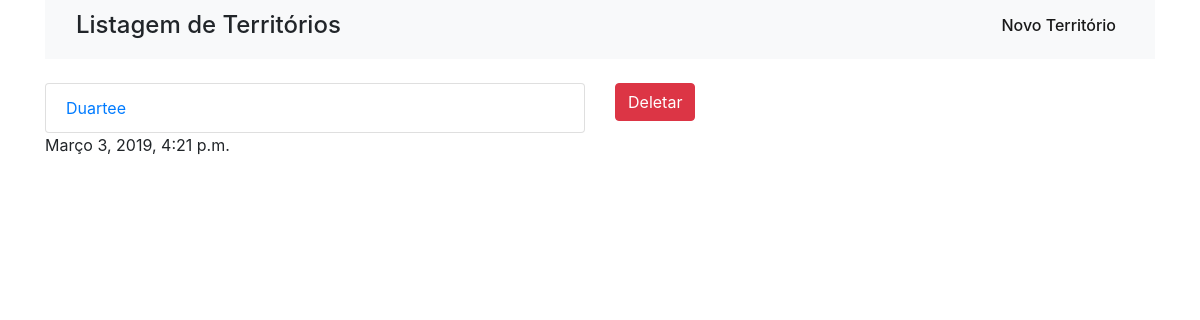
Page /territorio/territorio_list/ on the earlier database version.
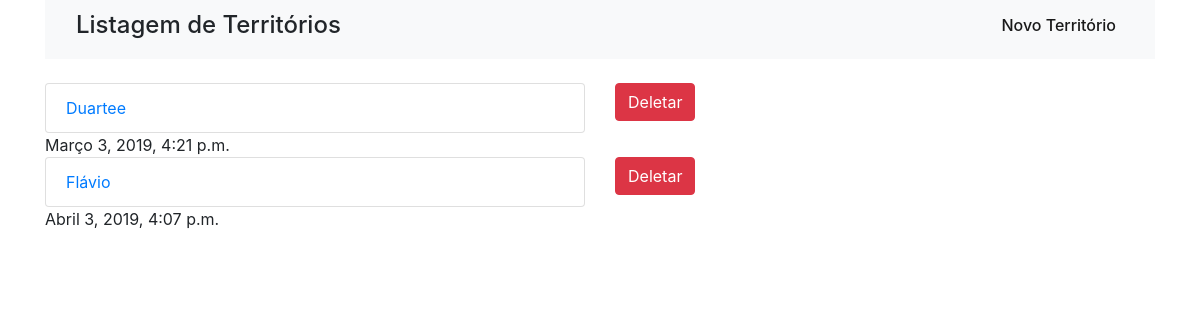
Same page on the later database version.
### territorio/models.py (models this page shows, shortened)
class Atualizacao_territorio(models.Model):
    data_de_inicio = models.DateTimeField('Data de Início')
    data_ultima_vez_trabalhado = models.DateTimeField('Data da última vez trabalhado', null=True)
    dirigente = models.CharField(max_length=30, blank=False)
    quadras = models.CharField(max_length=50, blank=False)
    data_de_termino = models.DateTimeField('Data de Término', null=True, blank=True)
    territorio_finalizado = models.BooleanField(default=False)

### territorio/views.py (the view)
# urls.py: path('territorio_list/', territorio_list, name="territorio_list" ),
def territorio_list(request):
    atualizacao_territorios = Atualizacao_territorio.objects.all()
    return render(request, "territorios.html", {'atualizacao_territorios': atualizacao_territorios})

### territorio/templates/territorios.html (shortened to what this page needs)
{% extends 'base.html' %}
{% block content %}
<nav class="navbar navbar-expand-lg navbar-light bg-light">
    <div class="container">
        <div class="row">
            <div class="col">
                <h4>Listagem de Territórios</h4>
            </div>
        </div>
        <div class="row">
            <div class="col">
                <ul class="navbar-nav mr-auto">
                    <li class="nav-item active">
                        <a class="nav-link" href="{% url  'atualizacao' %}"><h6>Novo Território </h6><span class="sr-only">(current)</span></a>
                    </li>
                </ul>
            </div>
        </div>
    </div>
</nav>
<br />
{% for atualizacao_territorio in atualizacao_territorios %}
<div class="row">
        <div class="col-sm">
                <div class="list-group">
                        <a href="{% url  'territorios_update' atualizacao_territorio.id %}" class="list-group-item">{{ atualizacao_territorio.dirigente }}</a>
                        {{ atualizacao_territorio.data_ultima_vez_trabalhado }}
                </div>
        </div>
        <div class="col-sm">
                        <a href="{% url 'territorios_delete' atualizacao_territorio.id %}" class="btn btn-danger">Deletar</a>
        </div>
</div>
{% endfor %}
{% endblock %}

Differences in the rows shown:
added Atualizacao_territorio: dirigente "Flávio", data_ultima_vez_trabalhado "Abril 3, 2019, 4:07 p.m."
